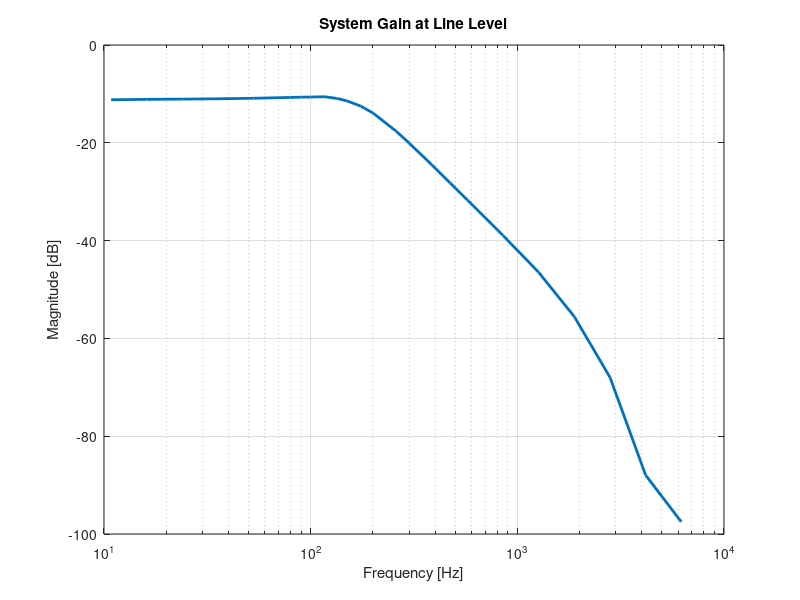
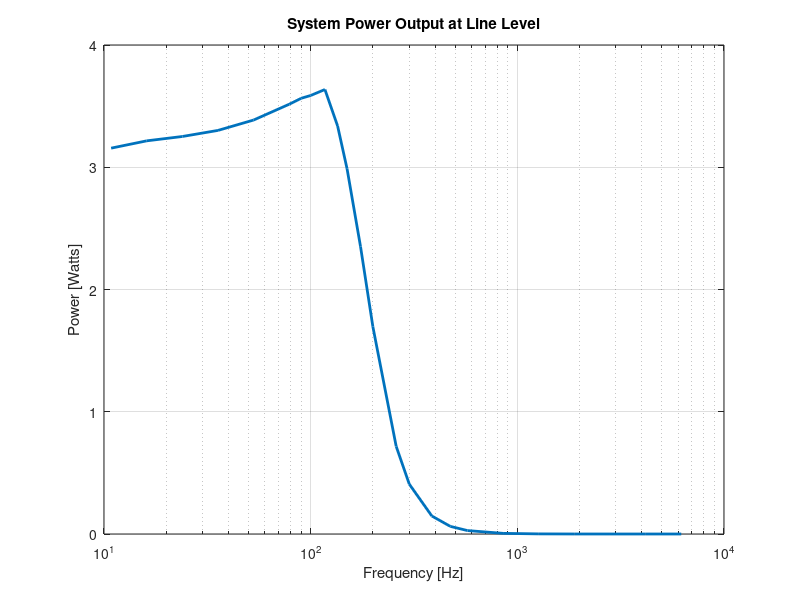
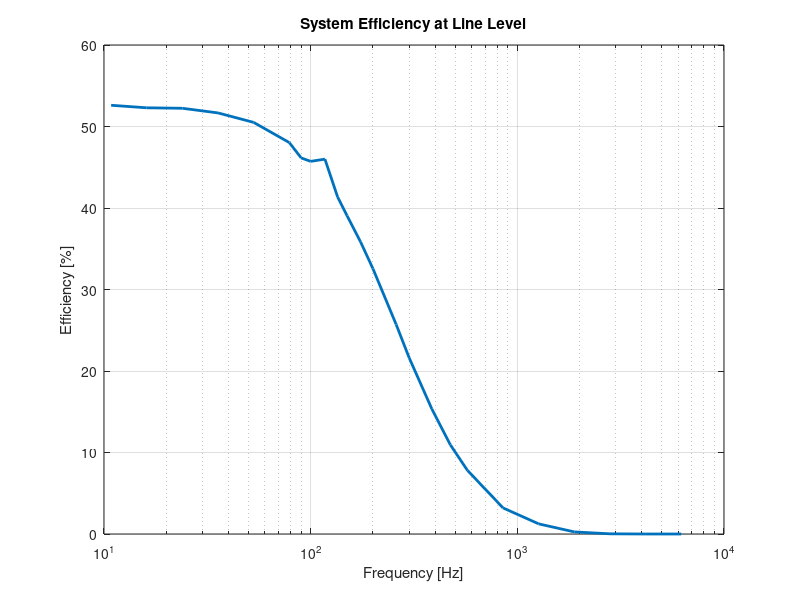

MATLAB code for these plots, in order:
% Full system frequency response

clear all; close all;

Rl = 5.412; % Load resistance including leads
vInSig = 1.344; % Vrms at the amplifier input; 1.9 Vpp
vIn = 15; % Vdd
iCircuit = 0.02; % Current overhead consumed by the logic circuitry
f = logspace(0, 5, 30); %  
f = [10.8263673387405 16.1026202756094 23.9502661998749 35.6224789026244 52.9831690628371 78.8046281566991 90 100 117.210229753348 135 150 174.332882219999 200 259.294379740467 300 385.662042116347 474 573.615251044868 853.167852417281 1268.96100316792 1887.39182213510 2807.21620394118 4175.31893656040 6210.16941891562]
iInSub10 = [0.35 0.37 0.39 0.4 0.4 0.4];
vOutSub10 = [11 11.5 11.8 11.9 11.95 11.95]./(2*sqrt(2));
% from 10.8 Hz
iIn = [0.4 0.41 0.415 0.426 0.447 0.488 0.515 0.523 0.527 0.538 0.510 0.437 0.347 0.186 0.126 0.064 0.038 0.024 0.011 0.005 0.003 0.002 0.002 0.002];
vOut = [4.133 4.172 4.195 4.227 4.281 4.362 4.392 4.406 4.436 4.250 4.021 3.566 3.029 1.970 1.486 0.893 0.581 0.390 0.169 0.071 0.025 0.006 0.0006 0.0002];
dB = 20*log10(vOut/vIn);
pIn = vIn*iIn % P = I*V
pOut = (vOut.^2)/Rl; % P = V^2/R
eff = pOut./pIn;

semilogx(f, dB, 'LineWidth',2)
title("System Gain at Line Level")
xlabel("Frequency [Hz]")
ylabel("Magnitude [dB]")
grid on

figure
semilogx(f, pOut, 'LineWidth',2)
title("System Power Output at Line Level")
xlabel("Frequency [Hz]")
ylabel("Power [Watts]")
grid on

figure
semilogx(f, 100*eff, 'LineWidth',2)
title("System Efficiency at Line Level")
xlabel("Frequency [Hz]")
ylabel("Efficiency [%]")
grid on
maxEff = max(eff)